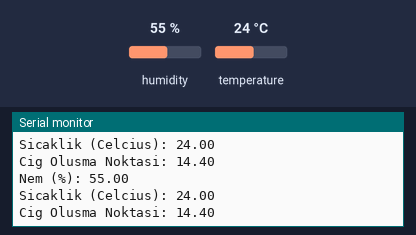
The sketch below on a simulated Arduino Uno, built with avr-gcc and run on an emulated ATmega328P. Parts: the last lines printed to the serial monitor. Inputs (shaded band) come from the test bench; at power-on: humidity 55 %, temperature 24 °C.

Above: at 2.8 s.
2.9 s: humidity set to 22 %
At 5.3 s:
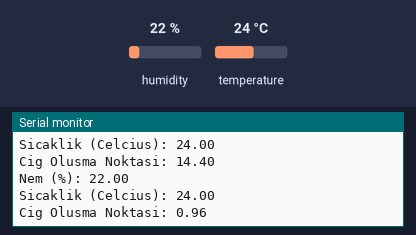
5.6 s: temperature set to 12 °C
At 6.8 s:
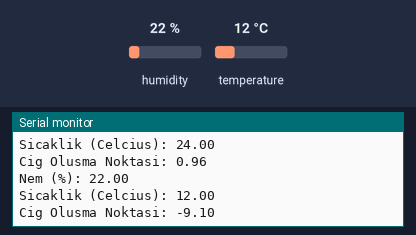
8.3 s: humidity set to 40 %
At 10.8 s:
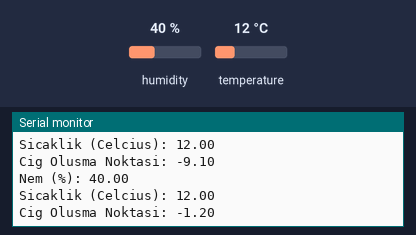
Timing chart, 0 to 12.3 s (numbered marks = the images above; inputs shaded):
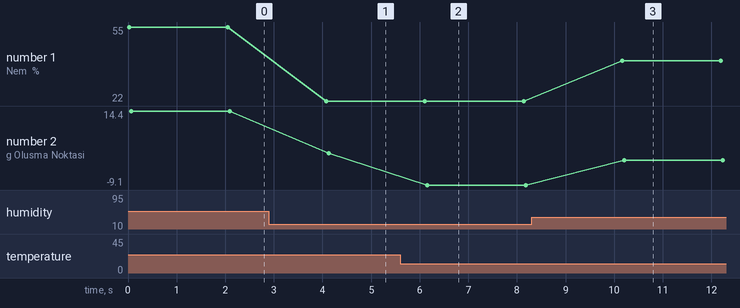

Measured:
- after the input at 2.9 s, the serial monitor: prints a new line after 1.2 s (image 1)
- after the input at 5.6 s, the serial monitor: prints a new line after 0.52 s (image 2)
- after the input at 8.3 s, the serial monitor: prints a new line after 1.9 s (image 3)
- plotted number 1: 55 → 22 after the input at 2.9 s, 22 → 40 after the input at 8.3 s
- plotted number 2: 14.4 → 0.96 after the input at 2.9 s, 0.96 → -9.1 after the input at 5.6 s, -9.1 → -1.2 after the input at 8.3 s

The sketch:

DHT11.ino
```cpp
#include "dht11.h"
#define PIN 7

dht11 DHT11;

void setup()
{
  Serial.begin(9600);
}

void loop()
{
  int chk = DHT11.read(PIN);

  Serial.print("Nem (%): ");
  Serial.println((float)DHT11.humidity, 2);

  Serial.print("Sicaklik (Celcius): ");
  Serial.println((float)DHT11.temperature, 2);

  Serial.print("Cig Olusma Noktasi: ");
  Serial.println(DHT11.dewPoint(), 2);

  delay(2000);

}
```
